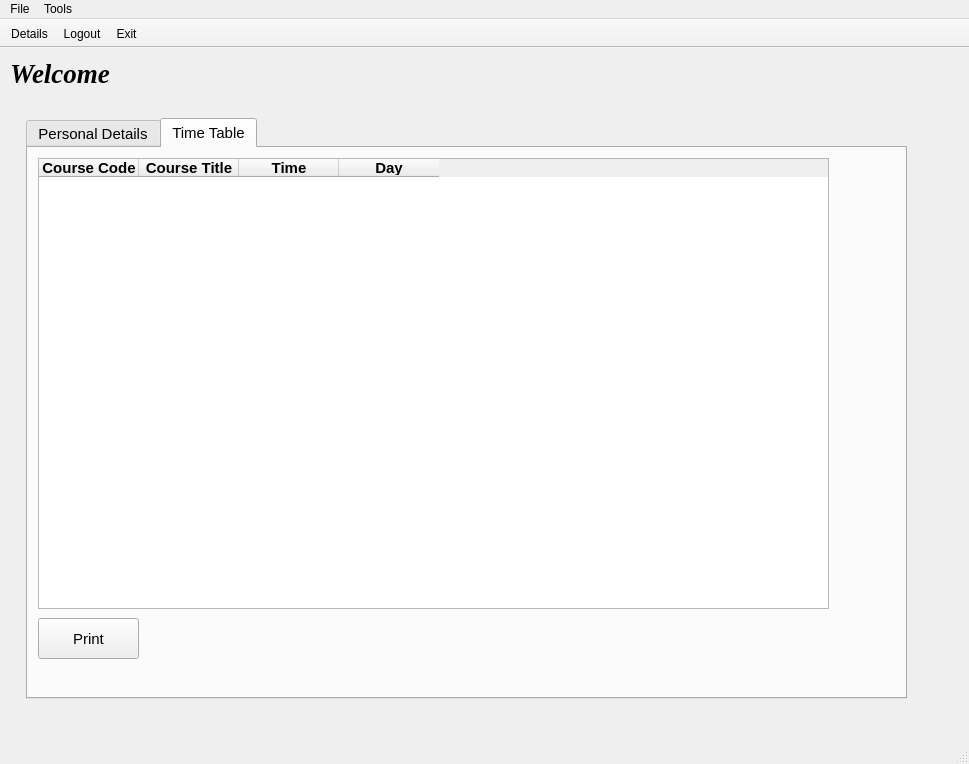
<?xml version="1.0" encoding="UTF-8"?>
<ui version="4.0">
 <class>facultyDashboard</class>
 <widget class="QMainWindow" name="facultyDashboard">
  <property name="geometry">
   <rect>
    <x>0</x>
    <y>0</y>
    <width>969</width>
    <height>764</height>
   </rect>
  </property>
  <property name="windowTitle">
   <string>Faculty Dashboard</string>
  </property>
  <widget class="QWidget" name="centralwidget">
   <widget class="QLabel" name="studentLabel">
    <property name="geometry">
     <rect>
      <x>10</x>
      <y>10</y>
      <width>871</width>
      <height>31</height>
     </rect>
    </property>
    <property name="font">
     <font>
      <family>Times New Roman</family>
      <pointsize>20</pointsize>
      <weight>75</weight>
      <italic>true</italic>
      <bold>true</bold>
      <stylestrategy>PreferAntialias</stylestrategy>
     </font>
    </property>
    <property name="text">
     <string>Welcome</string>
    </property>
   </widget>
   <widget class="QTabWidget" name="personalDetailsLabel">
    <property name="geometry">
     <rect>
      <x>26</x>
      <y>70</y>
      <width>881</width>
      <height>581</height>
     </rect>
    </property>
    <property name="font">
     <font>
      <pointsize>11</pointsize>
      <weight>50</weight>
      <bold>false</bold>
      <stylestrategy>PreferAntialias</stylestrategy>
     </font>
    </property>
    <property name="currentIndex">
     <number>1</number>
    </property>
    <property name="iconSize">
     <size>
      <width>20</width>
      <height>16</height>
     </size>
    </property>
    <widget class="QWidget" name="tab">
     <attribute name="title">
      <string>Personal Details</string>
     </attribute>
     <widget class="QLabel" name="label">
      <property name="geometry">
       <rect>
        <x>10</x>
        <y>40</y>
        <width>101</width>
        <height>41</height>
       </rect>
      </property>
      <property name="font">
       <font>
        <weight>75</weight>
        <bold>true</bold>
       </font>
      </property>
      <property name="frameShape">
       <enum>QFrame::NoFrame</enum>
      </property>
      <property name="text">
       <string>ID:</string>
      </property>
     </widget>
     <widget class="QLabel" name="label_2">
      <property name="geometry">
       <rect>
        <x>130</x>
        <y>40</y>
        <width>101</width>
        <height>41</height>
       </rect>
      </property>
      <property name="frameShape">
       <enum>QFrame::NoFrame</enum>
      </property>
      <property name="text">
       <string>23444445435</string>
      </property>
     </widget>
     <widget class="QLabel" name="label_3">
      <property name="geometry">
       <rect>
        <x>10</x>
        <y>90</y>
        <width>101</width>
        <height>41</height>
       </rect>
      </property>
      <property name="font">
       <font>
        <weight>75</weight>
        <bold>true</bold>
       </font>
      </property>
      <property name="frameShape">
       <enum>QFrame::NoFrame</enum>
      </property>
      <property name="text">
       <string>Name:</string>
      </property>
     </widget>
     <widget class="QLabel" name="label_4">
      <property name="geometry">
       <rect>
        <x>130</x>
        <y>90</y>
        <width>101</width>
        <height>41</height>
       </rect>
      </property>
      <property name="frameShape">
       <enum>QFrame::NoFrame</enum>
      </property>
      <property name="text">
       <string>23444445435</string>
      </property>
     </widget>
     <widget class="QLabel" name="label_5">
      <property name="geometry">
       <rect>
        <x>10</x>
        <y>140</y>
        <width>101</width>
        <height>41</height>
       </rect>
      </property>
      <property name="font">
       <font>
        <weight>75</weight>
        <bold>true</bold>
       </font>
      </property>
      <property name="frameShape">
       <enum>QFrame::NoFrame</enum>
      </property>
      <property name="text">
       <string>Age:</string>
      </property>
     </widget>
     <widget class="QLabel" name="label_6">
      <property name="geometry">
       <rect>
        <x>130</x>
        <y>140</y>
        <width>101</width>
        <height>41</height>
       </rect>
      </property>
      <property name="frameShape">
       <enum>QFrame::NoFrame</enum>
      </property>
      <property name="text">
       <string>23444445435</string>
      </property>
     </widget>
     <widget class="QLabel" name="label_7">
      <property name="geometry">
       <rect>
        <x>10</x>
        <y>190</y>
        <width>101</width>
        <height>41</height>
       </rect>
      </property>
      <property name="font">
       <font>
        <weight>75</weight>
        <bold>true</bold>
       </font>
      </property>
      <property name="frameShape">
       <enum>QFrame::NoFrame</enum>
      </property>
      <property name="text">
       <string>Address:</string>
      </property>
     </widget>
     <widget class="QLabel" name="label_8">
      <property name="geometry">
       <rect>
        <x>130</x>
        <y>190</y>
        <width>291</width>
        <height>41</height>
       </rect>
      </property>
      <property name="frameShape">
       <enum>QFrame::NoFrame</enum>
      </property>
      <property name="text">
       <string>23444445435</string>
      </property>
     </widget>
     <widget class="QLabel" name="label_9">
      <property name="geometry">
       <rect>
        <x>130</x>
        <y>240</y>
        <width>101</width>
        <height>41</height>
       </rect>
      </property>
      <property name="frameShape">
       <enum>QFrame::NoFrame</enum>
      </property>
      <property name="text">
       <string>23444445435</string>
      </property>
     </widget>
     <widget class="QLabel" name="label_10">
      <property name="geometry">
       <rect>
        <x>10</x>
        <y>240</y>
        <width>101</width>
        <height>41</height>
       </rect>
      </property>
      <property name="font">
       <font>
        <weight>75</weight>
        <bold>true</bold>
       </font>
      </property>
      <property name="frameShape">
       <enum>QFrame::NoFrame</enum>
      </property>
      <property name="text">
       <string>Gender:</string>
      </property>
     </widget>
     <widget class="QLabel" name="label_11">
      <property name="geometry">
       <rect>
        <x>10</x>
        <y>290</y>
        <width>101</width>
        <height>41</height>
       </rect>
      </property>
      <property name="font">
       <font>
        <weight>75</weight>
        <bold>true</bold>
       </font>
      </property>
      <property name="frameShape">
       <enum>QFrame::NoFrame</enum>
      </property>
      <property name="text">
       <string>Course:</string>
      </property>
     </widget>
     <widget class="QLabel" name="label_12">
      <property name="geometry">
       <rect>
        <x>130</x>
        <y>290</y>
        <width>391</width>
        <height>41</height>
       </rect>
      </property>
      <property name="frameShape">
       <enum>QFrame::NoFrame</enum>
      </property>
      <property name="text">
       <string>23444445435</string>
      </property>
     </widget>
     <widget class="QLabel" name="label_13">
      <property name="geometry">
       <rect>
        <x>10</x>
        <y>340</y>
        <width>101</width>
        <height>41</height>
       </rect>
      </property>
      <property name="font">
       <font>
        <weight>75</weight>
        <bold>true</bold>
       </font>
      </property>
      <property name="frameShape">
       <enum>QFrame::NoFrame</enum>
      </property>
      <property name="text">
       <string>Qualification:</string>
      </property>
     </widget>
     <widget class="QLabel" name="label_14">
      <property name="geometry">
       <rect>
        <x>130</x>
        <y>340</y>
        <width>101</width>
        <height>41</height>
       </rect>
      </property>
      <property name="frameShape">
       <enum>QFrame::NoFrame</enum>
      </property>
      <property name="text">
       <string>23444445435</string>
      </property>
     </widget>
     <widget class="QPushButton" name="printButton">
      <property name="geometry">
       <rect>
        <x>10</x>
        <y>390</y>
        <width>101</width>
        <height>41</height>
       </rect>
      </property>
      <property name="text">
       <string>Print</string>
      </property>
     </widget>
     <widget class="QLabel" name="label_17">
      <property name="geometry">
       <rect>
        <x>10</x>
        <y>0</y>
        <width>101</width>
        <height>41</height>
       </rect>
      </property>
      <property name="font">
       <font>
        <weight>75</weight>
        <bold>true</bold>
       </font>
      </property>
      <property name="frameShape">
       <enum>QFrame::NoFrame</enum>
      </property>
      <property name="text">
       <string>Type:</string>
      </property>
     </widget>
     <widget class="QLabel" name="label_18">
      <property name="geometry">
       <rect>
        <x>130</x>
        <y>0</y>
        <width>101</width>
        <height>41</height>
       </rect>
      </property>
      <property name="frameShape">
       <enum>QFrame::NoFrame</enum>
      </property>
      <property name="text">
       <string>Faculty</string>
      </property>
     </widget>
     <widget class="QLabel" name="picView">
      <property name="geometry">
       <rect>
        <x>280</x>
        <y>20</y>
        <width>111</width>
        <height>122</height>
       </rect>
      </property>
      <property name="text">
       <string/>
      </property>
     </widget>
    </widget>
    <widget class="QWidget" name="timeTableTab">
     <attribute name="title">
      <string>Time Table</string>
     </attribute>
     <widget class="QTableWidget" name="timeTableView">
      <property name="geometry">
       <rect>
        <x>10</x>
        <y>10</y>
        <width>791</width>
        <height>451</height>
       </rect>
      </property>
      <property name="sizePolicy">
       <sizepolicy hsizetype="Expanding" vsizetype="Expanding">
        <horstretch>0</horstretch>
        <verstretch>0</verstretch>
       </sizepolicy>
      </property>
      <property name="editTriggers">
       <set>QAbstractItemView::NoEditTriggers</set>
      </property>
      <column>
       <property name="text">
        <string>Course Code</string>
       </property>
       <property name="font">
        <font>
         <weight>75</weight>
         <bold>true</bold>
        </font>
       </property>
      </column>
      <column>
       <property name="text">
        <string>Course Title</string>
       </property>
       <property name="font">
        <font>
         <weight>75</weight>
         <bold>true</bold>
        </font>
       </property>
      </column>
      <column>
       <property name="text">
        <string>Time</string>
       </property>
       <property name="font">
        <font>
         <weight>75</weight>
         <bold>true</bold>
        </font>
       </property>
      </column>
      <column>
       <property name="text">
        <string>Day</string>
       </property>
       <property name="font">
        <font>
         <weight>75</weight>
         <bold>true</bold>
        </font>
       </property>
      </column>
     </widget>
     <widget class="QPushButton" name="printButton_2">
      <property name="geometry">
       <rect>
        <x>10</x>
        <y>470</y>
        <width>101</width>
        <height>41</height>
       </rect>
      </property>
      <property name="text">
       <string>Print</string>
      </property>
     </widget>
    </widget>
   </widget>
  </widget>
  <widget class="QStatusBar" name="statusbar"/>
  <widget class="QToolBar" name="toolBar">
   <property name="enabled">
    <bool>true</bool>
   </property>
   <property name="windowTitle">
    <string>toolBar</string>
   </property>
   <property name="movable">
    <bool>false</bool>
   </property>
   <property name="toolButtonStyle">
    <enum>Qt::ToolButtonTextBesideIcon</enum>
   </property>
   <attribute name="toolBarArea">
    <enum>TopToolBarArea</enum>
   </attribute>
   <attribute name="toolBarBreak">
    <bool>false</bool>
   </attribute>
   <addaction name="actionDetails"/>
   <addaction name="actionLogout"/>
   <addaction name="actionExit_toolbar"/>
  </widget>
  <widget class="QMenuBar" name="menubar">
   <property name="geometry">
    <rect>
     <x>0</x>
     <y>0</y>
     <width>969</width>
     <height>21</height>
    </rect>
   </property>
   <widget class="QMenu" name="menuFile">
    <property name="title">
     <string>File</string>
    </property>
    <addaction name="actionExit"/>
   </widget>
   <widget class="QMenu" name="menuTools">
    <property name="title">
     <string>Tools</string>
    </property>
   </widget>
   <addaction name="menuFile"/>
   <addaction name="menuTools"/>
  </widget>
  <action name="actionExit">
   <property name="text">
    <string>Exit</string>
   </property>
   <property name="shortcut">
    <string>Alt+X</string>
   </property>
  </action>
  <action name="actionExit_toolbar">
   <property name="text">
    <string>Exit</string>
   </property>
   <property name="toolTip">
    <string>Exit</string>
   </property>
   <property name="shortcut">
    <string>Alt+X</string>
   </property>
  </action>
  <action name="actionLogout">
   <property name="text">
    <string>Logout</string>
   </property>
  </action>
  <action name="actionDetails">
   <property name="text">
    <string>Details</string>
   </property>
  </action>
 </widget>
 <resources/>
 <connections>
  <connection>
   <sender>actionExit</sender>
   <signal>triggered()</signal>
   <receiver>facultyDashboard</receiver>
   <slot>close()</slot>
   <hints>
    <hint type="sourcelabel">
     <x>-1</x>
     <y>-1</y>
    </hint>
    <hint type="destinationlabel">
     <x>397</x>
     <y>283</y>
    </hint>
   </hints>
  </connection>
  <connection>
   <sender>actionExit_toolbar</sender>
   <signal>triggered()</signal>
   <receiver>facultyDashboard</receiver>
   <slot>close()</slot>
   <hints>
    <hint type="sourcelabel">
     <x>-1</x>
     <y>-1</y>
    </hint>
    <hint type="destinationlabel">
     <x>397</x>
     <y>283</y>
    </hint>
   </hints>
  </connection>
 </connections>
</ui>
